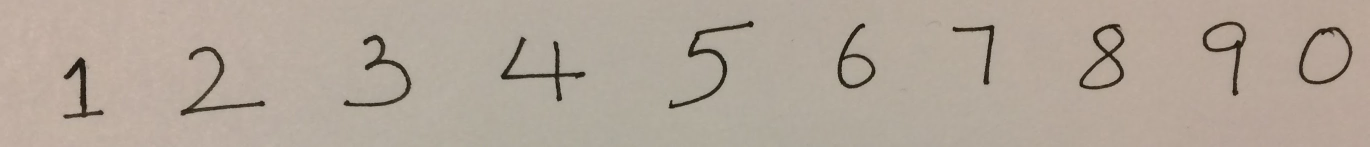
%> input picture Digit-Recognition-CNN/images/image1.JPG, 2739 x 294 px (shown at 1/2 size)
$ octave ec.m   (GNU Octave 9; MATLAB toolbox functions it lacks are replaced by stand-ins)
%> lines starting %> are read from the running program, lines starting %| are printed output that depends on the picture; in (x1, y1, x2, y2) boxes, pixels count from 0 and x2, y2 are one past the last pixel; in counts of white or black regions, pixels touching at a corner belong together; the program's own positions count from 1
### Digit-Recognition-CNN/matlab/convnet_forward.m
function [output, P] = convnet_forward(params, layers, data)
    l = length(layers);
    %batch_size = layers{1}.batch_size;
    assert(strcmp(layers{1}.type, 'DATA') == 1, 'first layer must be data layer');
    output{1}.data = data;
    output{1}.height = layers{1}.height;
    output{1}.width = layers{1}.width;
    output{1}.channel = layers{1}.channel;
    output{1}.batch_size = layers{1}.batch_size;
    output{1}.diff = 0;
    for i = 2:l-1
        switch layers{i}.type
            case 'CONV'
                output{i} = conv_layer_forward(output{i-1}, layers{i}, params{i-1});
            case 'POOLING'
                output{i} = pooling_layer_forward(output{i-1}, layers{i});
            case 'IP'
                output{i} = inner_product_forward(output{i-1}, layers{i}, params{i-1});
            case 'RELU'
                output{i} = relu_forward(output{i-1});
            case 'ELU'
                output{i} = elu_forward(output{i-1}, layers{i});
        end
    end
    if nargout > 1
        W = bsxfun(@plus, params{l-1}.w * output{l-1}.data, params{l-1}.b);
        W = [W; zeros(1, size(W, 2))];
        W=bsxfun(@minus, W, max(W));
        W=exp(W);

        % Convert to Probabilities by normalizing
        P=bsxfun(@rdivide, W, sum(W));
    end
end

### Digit-Recognition-CNN/matlab/get_lenet.m
function layers = get_lenet()

    layers{1}.type = 'DATA';
    layers{1}.height = 28;
    layers{1}.width = 28;
    layers{1}.channel = 1;
    layers{1}.batch_size = 100;

    layers{2}.type = 'CONV';
    layers{2}.num = 20;
    layers{2}.k = 5;
    layers{2}.stride = 1;
    layers{2}.pad = 0;
    layers{2}.group = 1;

    layers{3}.type = 'RELU';

    layers{4}.type = 'POOLING';
    layers{4}.k = 2;
    layers{4}.stride = 2;
    layers{4}.pad = 0;


    layers{5}.type = 'CONV';
    layers{5}.k = 5;
    layers{5}.stride = 1;
    layers{5}.pad = 0;
    layers{5}.group = 1;
    layers{5}.num = 50;

    layers{6}.type = 'RELU';

    layers{7}.type = 'POOLING';
    layers{7}.k = 2;
    layers{7}.stride = 2;
    layers{7}.pad = 0;

    layers{8}.type = 'IP';
    layers{8}.num = 500;
    layers{8}.init_type = 'uniform';

    layers{9}.type = 'RELU';

    layers{10}.type = 'LOSS';
    layers{10}.num = 10;

end

### Digit-Recognition-CNN/ec/ec.m
clear all;
close all;

addpath('../matlab');
test('../images/image1.JPG', 64);
test('../images/image2.JPG', 64);
test('../images/image3.png', 64);
test('../images/image4.jpg', 16);
% [1 line not run here, left out]
function test(path, fontsize)
%> called with path = '../images/image1.JPG', fontsize = 64
    layers = get_lenet();
    layers{1}.batch_size = 1;
    load('lenet.mat');
    I = imread(path);
%> I is the input picture: size 294x2739x3 uint8; mean R, G, B 178.5, 166.4, 154
    if (ndims(I) == 3)
        I = rgb2gray(I);
%> I: size 294x2739 uint8
    end
    I = imbinarize(I);
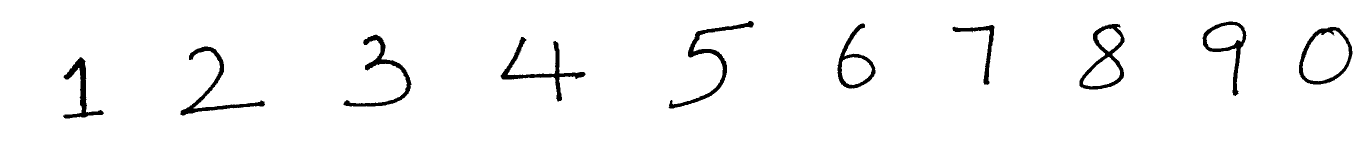
%> I: size 294x2739 logical (shown at 1/2 size); 96.8% white; 10 black regions, largest, box (x1, y1, x2, y2) and area: (1337, 42, 1508, 217) 3214, (1001, 74, 1171, 203) 3040, (361, 93, 530, 231) 2926
    I = 1 - I; % white-number, black-background
    output = I;
    % label connected components in 2-D binary image
    % n the number of connected objects
    [L, n] = bwlabel(I);
%> L: size 294x2739 double; 11 distinct labels, from 0 to 10
%> n = 10

    for i = 1:n
       [r, c] = find(L == i);
       min_r = min(r);
       max_r = max(r);
       min_c = min(c);
       max_c = max(c);
       % if the box is too small, ignore it
       if max_r - min_r < 5 && max_c - min_c < 5
           continue
       end
       bbox = I(min_r : max_r, min_c : max_c);
%        figure, imshow(bbox)
       [m, n] = size(bbox);
       occupy_ratio = sum(bbox == 1, 'all')/(m*n);
       if m > n
          bbox = padarray(bbox, [0 round((m-n)/2)], 0); % pad with backgroud
       else
          bbox = padarray(bbox, [round((n-m)/2) 0], 0);
       end
       if occupy_ratio < 0.4
%            figure; imshow(bbox)
           se = strel('sphere',3);
           bbox = imdilate(bbox,se);
%            figure; imshow(bbox)
       end
       n_dim = 28; p = 5;
       xtest = imresize(bbox, [n_dim-2*p, n_dim-2*p]);
       xtest = padarray(xtest, [p p], 0)';
       xtest = reshape(xtest, [], 1);
       [~, P] = convnet_forward(params, layers, xtest);
       [~, pred_label] = max(P);
       pred_digit = pred_label - 1;
       % x -> min_c, y -> min_r postition of text
       output = insertText(output, [min_c, min_r], pred_digit, 'FontSize', fontsize, 'TextColor','red');
    end
%> this loop made 10 passes
%> (min_r, max_r, min_c, max_c, m, n, occupy_ratio, W in convnet_forward) on passes 2, 3, 4, 6, 7, 8, 10: (94, 231, 362, 530, 138, 169, 0.125, [1.5; -14.92; 2.04; -3.17; -5.82; -2.08; -4.67; -9.83; 7.76]), (70, 213, 688, 823, 144, 136, 0.148, [4.28; -15.22; 2.63; 1.32; -5.29; -3.07; -4.76; -8.54; 9.32]), (75, 203, 1002, 1171, 129, 170, 0.139, [4.2; -15.35; 3.34; 1.05; -4.78; -2.66; -4.15; -8.43; 9.8]), (48, 177, 1676, 1751, 130, 76, 0.221, [1.64; 4.32; 1.86; 2.18; 1.35; 3.49; 8.53; -2.68; 5.83]), (51, 170, 1906, 1989, 120, 84, 0.157, [4.52; -5.25; 1.92; -6.28; -1.42; 4.45; 2.01; -6.73; 2.2]), (49, 179, 2160, 2249, 131, 90, 0.243, [3.7; -15.49; 1.79; 0.674; -5.18; -3.31; -4.46; -8.81; 9.09]), (55, 169, 2599, 2705, 115, 107, 0.195, [4.74; -11.88; 2.94; 0.259; -6; -2.22; -2.84; -11.29; 11.15])
%> (min_r, max_r, min_c, max_c, m, n, occupy_ratio, pred_label) on passes 1, 5, 9: (115, 237, 127, 208, 123, 82, 0.232, 9), (43, 217, 1338, 1508, 175, 171, 0.107, 4), (44, 192, 2406, 2493, 149, 88, 0.182, 8)
%> call 2 of test, with path = '../images/image2.JPG', fontsize = 64
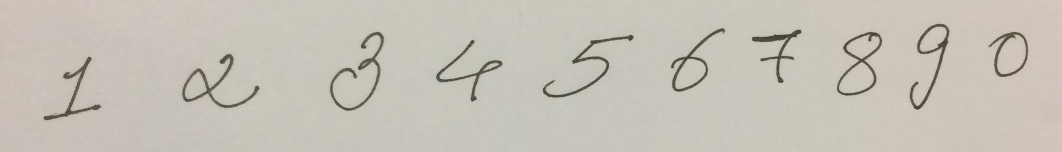
%> input picture Digit-Recognition-CNN/images/image2.JPG, 2123 x 303 px (shown at 1/2 size)
%> in test, I is the input picture: size 303x2123x3 uint8; mean R, G, B 198, 193.2, 183.1
%> in test (call 2), `I = imbinarize(I);`: I: size 303x2123 logical; 96.8% white; 10 black regions, largest, box (x1, y1, x2, y2) and area: (660, 64, 768, 222) 2470, (364, 108, 519, 216) 2439, (1819, 47, 1899, 219) 2234
%> in test (call 2), `[L, n] = bwlabel(I);`: L: size 303x2123 double; 11 distinct labels, from 0 to 10
%> the loop in test (call 2), `for i = 1:n` made 10 passes
%> (min_r, max_r, min_c, max_c, m, n, occupy_ratio, W in convnet_forward) on passes 3, 5, 6, 7, 8, 9: (65, 222, 661, 768, 158, 108, 0.145, [0.965; -7.47; 2.47; 4.54; -4.39; -2.33; -1.62; -6.34; 7.39]), (71, 195, 1086, 1267, 125, 182, 0.0974, [1.56; -9.66; -0.833; 2.25; -3.69; -5.8; -3.78; -6.12; 4.33]), (57, 183, 1343, 1450, 127, 108, 0.135, [0.711; -4.86; 3.08; 3.7; -0.393; 1.83; 3.61; -3.51; 3.42]), (60, 166, 1505, 1603, 107, 99, 0.181, [2.89; -14.38; 1.89; 1.03; -5.05; -2.95; -5.48; -7.4; 7.77]), (65, 191, 1675, 1764, 127, 90, 0.186, [1.99; -10.76; 2.26; 2.87; -5.29; -4.28; -3.7; -7.14; 6.57]), (48, 219, 1820, 1899, 172, 80, 0.162, [2.5; -10.82; 2.14; 4.9; -6.13; -4.14; -4.71; -6.73; 7.51])
%> (min_r, max_r, min_c, max_c, m, n, occupy_ratio, pred_label) on passes 1, 2, 4: (114, 241, 88, 203, 128, 116, 0.132, 4), (109, 216, 365, 519, 108, 155, 0.146, 9), (81, 203, 873, 1005, 123, 133, 0.118, 9)
%> call 3 of test, with path = '../images/image3.png', fontsize = 64
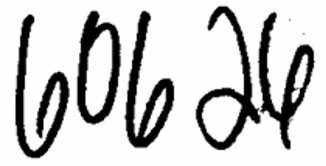
%> input picture Digit-Recognition-CNN/images/image3.png, 326 x 166 px
%> in test, I is the input picture: size 166x326x3 uint8; min 0, max 255, mean 201.6
%> in test (call 3), `I = imbinarize(I);`: I: size 166x326 logical; 79.1% white; 6 black regions (1 under 20 px), largest, box (x1, y1, x2, y2) and area: (15, 14, 69, 158) 2444, (125, 11, 174, 148) 2304, (258, 12, 315, 150) 2302, (196, 6, 260, 150) 2153, (77, 11, 121, 124) 2100
%> in test (call 3), `[L, n] = bwlabel(I);`:
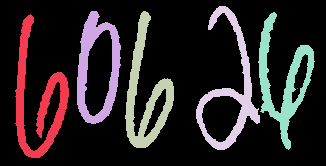
%> L: size 166x326 double; 7 distinct labels, from 0 to 6; one colour per label, 0 black
%> in test (call 3), `[L, n] = bwlabel(I);`: n = 6
%> the loop in test (call 3), `for i = 1:n` made 6 passes
%> (min_r, max_r, min_c, max_c, m, n, occupy_ratio, W in convnet_forward) on passes 1, 3: (15, 158, 16, 69, 144, 54, 0.314, [15.13; -5.03; 70.25; 34.28; 17.2; 16.48; 66.59; 7.7; 19.6]), (12, 148, 126, 174, 137, 49, 0.343, [3.6; -9.1; 2.15; 5.58; -5.37; -3.88; -3.03; -5.48; 6.39])
%> (min_r, max_r, min_c, max_c, m, n, occupy_ratio, pred_label) on passes 2, 4, 5: (12, 124, 78, 121, 113, 44, 0.422, 1), (7, 150, 197, 260, 144, 64, 0.237, 7), (13, 150, 259, 315, 138, 57, 0.295, 4)
%> call 4 of test, with path = '../images/image4.jpg', fontsize = 16
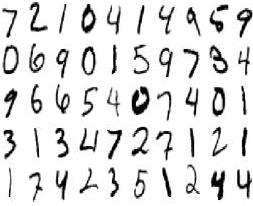
%> input picture Digit-Recognition-CNN/images/image4.jpg, 253 x 206 px
%> in test, I is the input picture: size 206x253x3 uint8; min 0, max 255, mean 224.1
%> in test (call 4), `I = imbinarize(I);`: I: size 206x253 logical; 87.1% white; 51 black regions, largest, box (x1, y1, x2, y2) and area: (132, 86, 150, 115) 296, (211, 171, 225, 200) 219, (81, 4, 96, 33) 217
%> in test (call 4), `[L, n] = bwlabel(I);`:
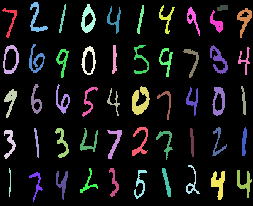
%> L: size 206x253 double; 52 distinct labels, from 0 to 51; one colour per label, 0 black
%> in test (call 4), `[L, n] = bwlabel(I);`: n = 51
%> the loop in test (call 4), `for i = 1:n` made 1 pass
%> (min_r, max_r, min_c, max_c, m, n, occupy_ratio, se) on pass 1: (9, 38, 3, 17, 30, 15, 0.242, {Dimensionality 2})
%> pass 1, in test (call 4), `bbox = padarray(bbox, [0 round((m-n)/2)], 0);`:
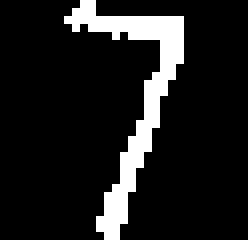
%> bbox: size 30x31 double (shown 8 times larger); values 0 (black) and 1 (white), 11.7% white in thin lines or dots, all inside (x1, y1, x2, y2) = (8, 0, 23, 30)
%> (the run ends here)
